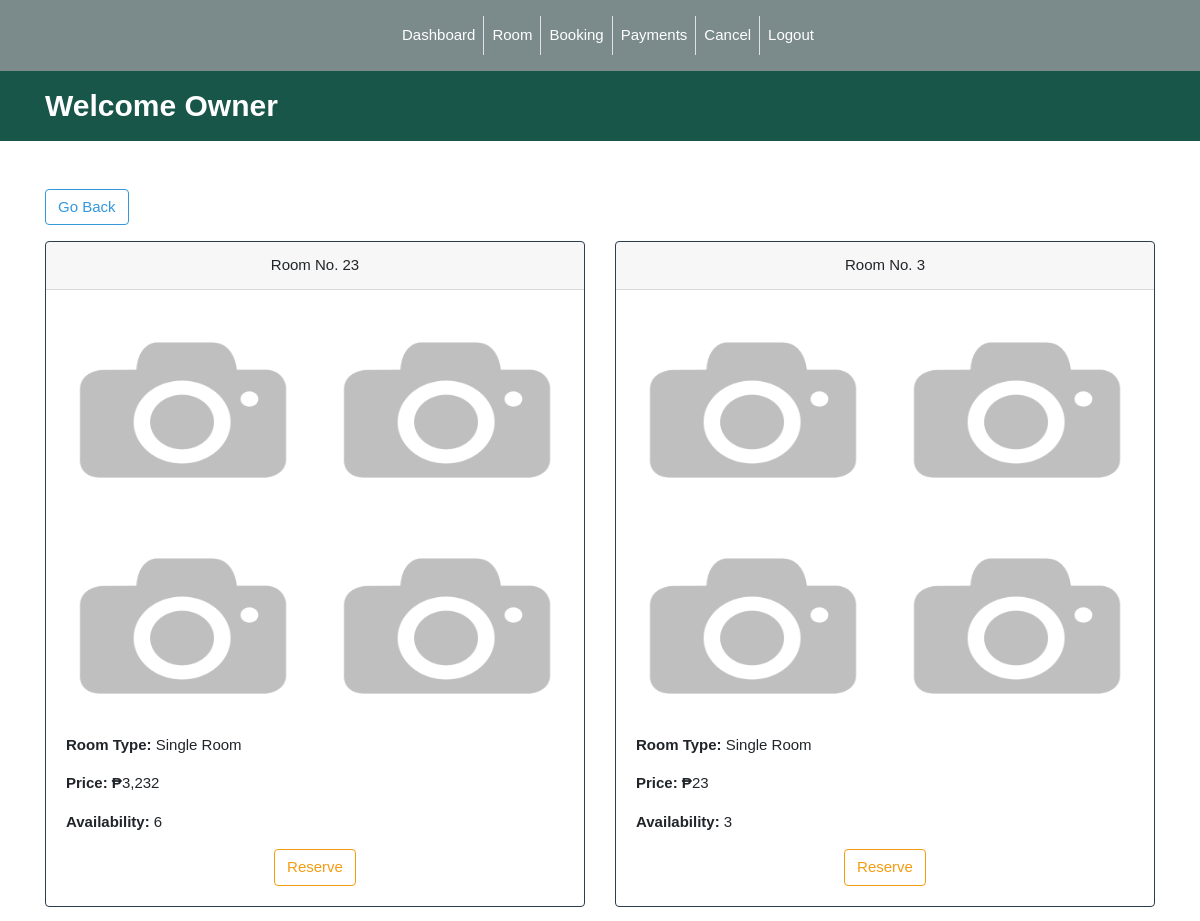
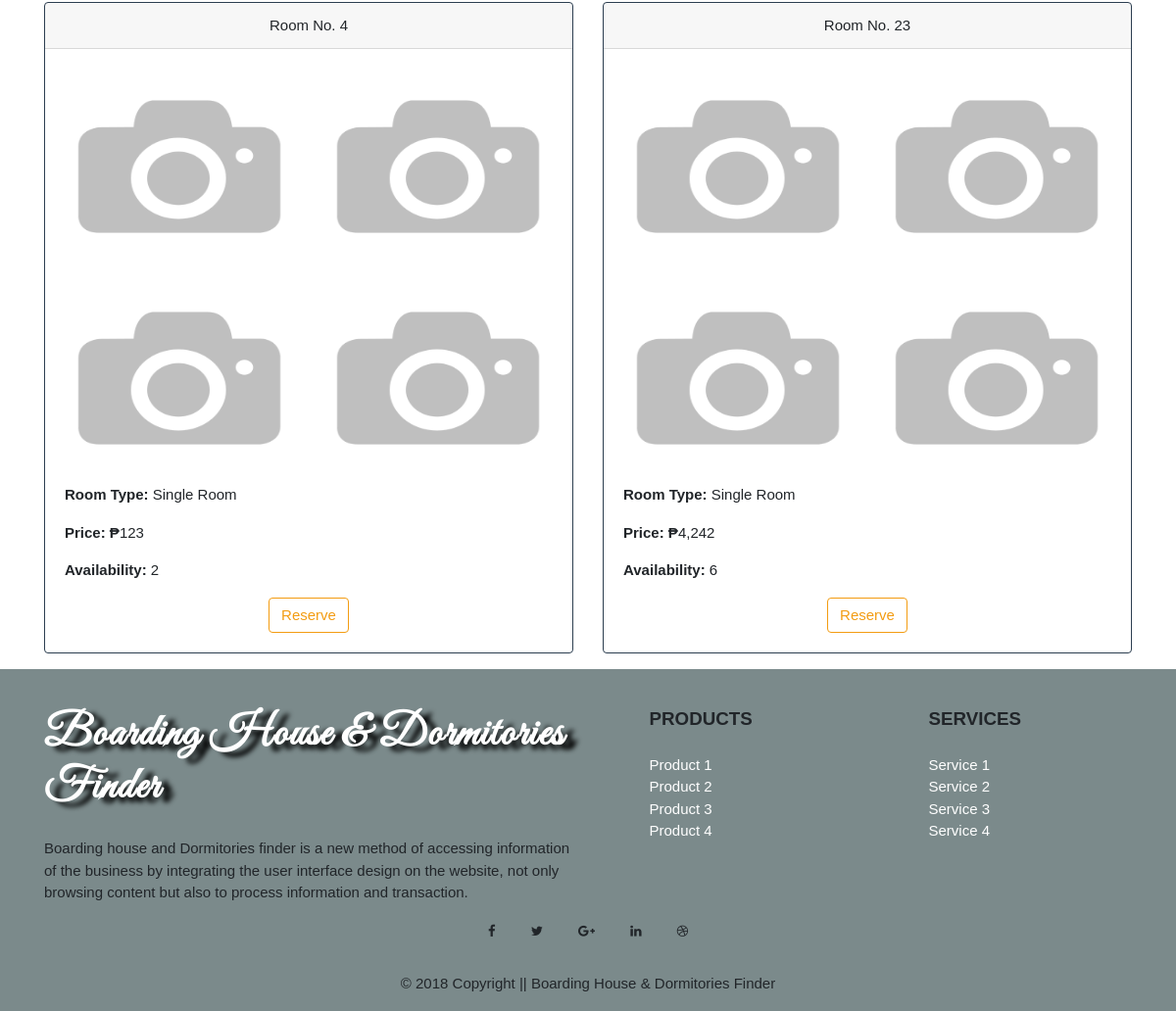
Screenshot of /show_room.php?id=53 (signed in) with the database file from the repository (2 pictures, top to bottom).
### tables this page shows
CREATE TABLE IF NOT EXISTS `rooms` (
  `room_id` int(11) NOT NULL,
  `house_id` int(11) NOT NULL,
  `room_type` int(11) NOT NULL,
  `room_number` varchar(10) NOT NULL,
  `room_price` varchar(255) NOT NULL,
  `room_customer_no` int(11) NOT NULL,
  `availability` varchar(255) NOT NULL,
  `room_pic_1` varchar(255) NOT NULL,
  `room_pic_2` varchar(255) NOT NULL,
  `room_pic_3` varchar(255) NOT NULL,
  `room_pic_4` varchar(255) NOT NULL,
  `update_date` varchar(255) NOT NULL,
  `created_date` varchar(255) NOT NULL
);

### show_room.php (the view, shortened to what this page needs)
<?php
	function display_content(){
		require 'condb.php';
		$id = $_GET['id'];
		?>
		<div class="container">
		<a href="houses.php" class="btn btn-outline-info mt-5 mb-3">Go Back</a>
		<div class="row">
			<div class="col-sm-12">
				<div class="row">
				<?php
				$sql3 = "SELECT * FROM rooms WHERE house_id = '$id' ORDER BY room_id DESC";
				$results3 = mysqli_query($conn, $sql3);
				while ($row3 = mysqli_fetch_assoc($results3)) {
					extract($row3);
				?>
				<div class="col-sm-6">
				<div class="card border-primary mb-3">
				  <div class="card-header text-center">Room No. <?php echo $room_number?></div>
				  <div class="card-body">
				  	<div class="gallery-rooms">
				  		<div class="row">
				  			<div class="col-sm-6">
						  		<a href="<?php echo substr($room_pic_1, 3); ?>" data-lightbox="mygallery"><img  class ="gallery-rooms-img img-fluid" src="<?php echo substr($room_pic_1, 3)?>"></a>
				  			</div>
	  			  			<div class="col-sm-6 mb-3">
	  					  		<a href="<?php echo substr($room_pic_2, 3); ?>" data-lightbox="mygallery"><img  class ="gallery-rooms-img img-fluid" src="<?php echo substr($room_pic_2, 3); ?>"></a>
	  			  			</div>
		  			  			<div class="col-sm-6">
		  					  		<a href="<?php echo substr($room_pic_2, 3) ?>" data-lightbox="mygallery"><img  class ="gallery-rooms-img img-fluid" src="<?php echo substr($room_pic_2, 3) ?>"></a>
		  			  			</div>
		  			  			<div class="col-sm-6">
		  					  		<a href="<?php echo substr($room_pic_2, 3) ?>" data-lightbox="mygallery"><img  class ="gallery-rooms-img img-fluid" src="<?php echo substr($room_pic_2, 3) ?>"></a>
		  			  			</div>
				  		</div>
				  	</div>
				  	<?php
				  	if ($room_type = 1 ) {
				  		?>
				    	<p class="mt-2"><span class="room-type">Room Type:</span> Single Room</p>
				  		<?php
				  	}else{
				  		?>
				    	<p class="mt-2"><span class="room-type">Room Type:</span> Double Room</p>
				  		<?php
				  	}
				  	?>
				  	<p class="mt-1"><span class="room-price">Price: &#8369</span><?php echo number_format($room_price) ?> </p>
				  	<p class="mt-1"><span class="room-price">Availability: </span><?php echo $availability ?> </p>
				  	<div class="row">
				  		<div class="col-sm-12 text-center">
				  		<a class="btn btn-outline-warning" name="goToreservation" href="login.php">Reserve</a>
				  		</div>
				  	</div>
				  </div>
				</div>
				</div>
				<?php
				};
				?>
				</div>
			</div>
		</div>
		</div>
		<?php
	}
	require 'template.php';
?>

### assets/css/style.css (style rules this page uses)
* { margin: 0; padding: 0; box-sizing: border-box; }
html,body { font-family: 'Moserrat', sans-serif; }
img.gallery-rooms-img { width: 300px; height: 200px; filter: grayscale(100%); transition: 1s; }
span.room-type, .room-price { font-weight: bold; }

### rows the page displays
rooms: room_number "23", room_pic_1 (placeholder picture), room_pic_2 (placeholder picture), room_price "3,232", availability "6"
rooms: room_number "3", room_pic_1 (placeholder picture), room_pic_2 (placeholder picture), room_price "23", availability "3"
rooms: room_number "4", room_pic_1 (placeholder picture), room_pic_2 (placeholder picture), room_price "123", availability "2"
rooms: room_number "23", room_pic_1 (placeholder picture), room_pic_2 (placeholder picture), room_price "4,242", availability "6"

### other values shown
$_SESSION['fname'] "Owner"
